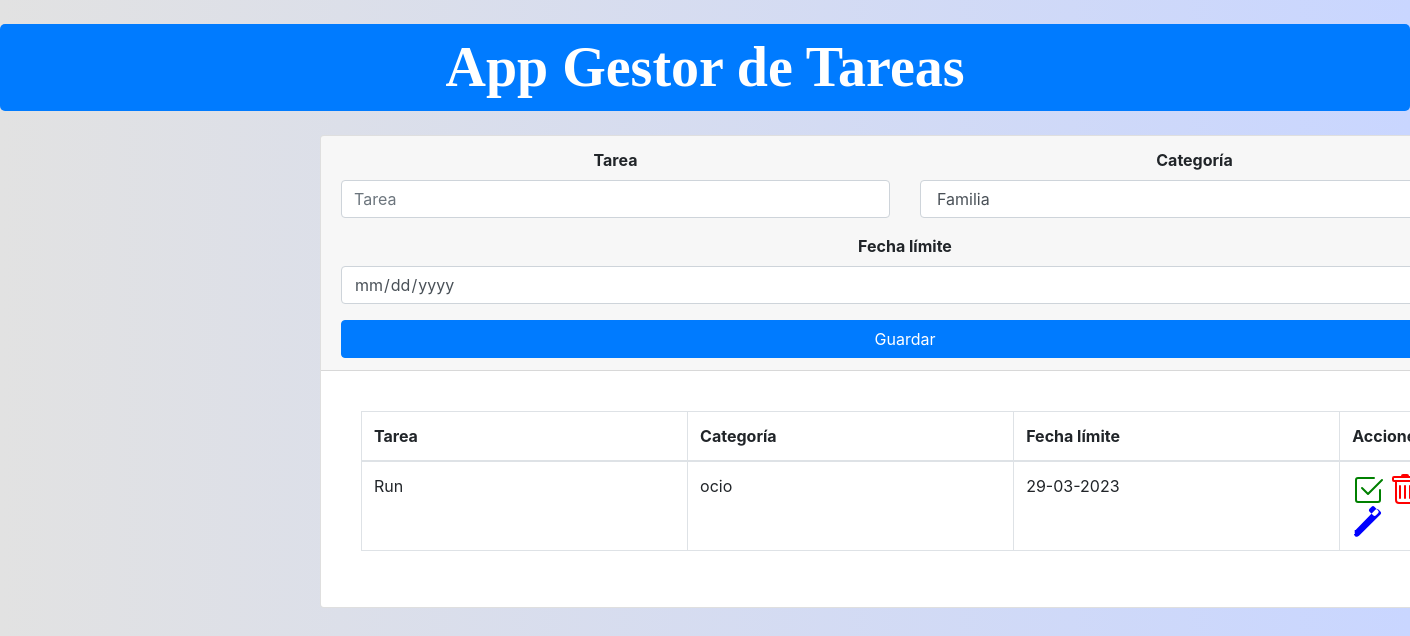
Before: / with the older database file.
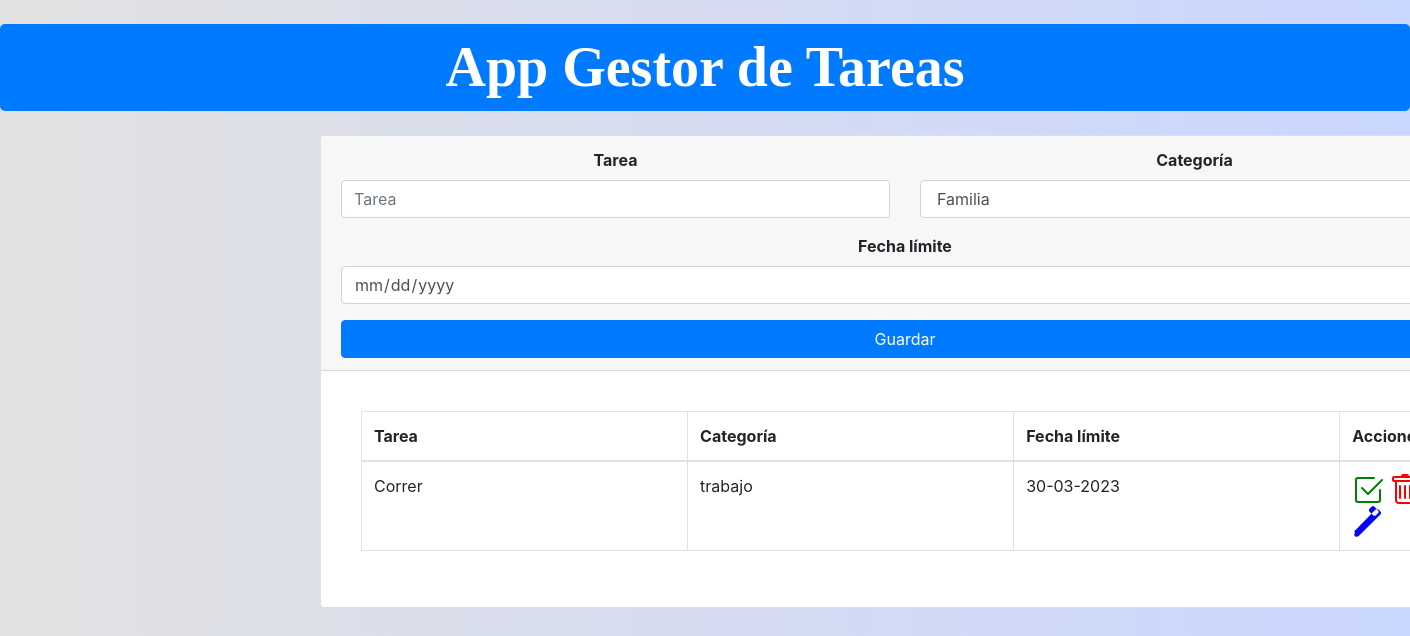
After: the same page with the newer database file.
### models.py (models this page shows)
class Tasks(db.Base):
    __tablename__ = "tasks"
    __table_args__ = {'sqlite_autoincrement': True}
    id_task = Column(Integer, primary_key=True)
    content = Column(String(200), nullable=False)
    done = Column(Boolean)
    category = Column(String(50), nullable=False)
    due_date = Column(Date, nullable=False)

### main.py (the view)
@app.route("/")
def home_web():
    every_tasks = db.session.query(Tasks).all()
    for i in every_tasks:
        print(i)
    return render_template("index.html", task_list=every_tasks)

### templates/index.html (shortened to what this page needs)
<!DOCTYPE html>
<html lang="en">
<head>
    <link rel="stylesheet" href="https://maxcdn.bootstrapcdn.com/bootstrap/4.5.2/css/bootstrap.min.css">
    <link rel="stylesheet" href="{{ url_for('static', filename='main.css')}}">
    <link rel="stylesheet" href="https://cdn.jsdelivr.net/npm/@fortawesome/fontawesome-free@6.1.2/css/fontawesome.min.css">
</head>
<body>
    <header>
        <main>
            <h1 class="display-4 text-center mt-4 titulo custom-style">App Gestor de Tareas</h1>
        <section>
            <div class="container my-4 mx-auto max-w-80">
                <div class="row justify-content-center">
                    <div class="col-md-12 offset-md-4 my-auto">
                        <div class="card">
                            <div class="card-header">
                                <form action="/create_task" method="post">
                                    <div class="row">
                                        <div class="col-md-6">
                                            <div class="form-group text-center">
                                                <label class="font-weight-bold" for="content_task">Tarea</label>
                                                <input type="text" name="content_task" id="content_task" placeholder="Tarea" class="form-control" autofocus>
                                            </div>
                                        </div>
                                        <div class="col-md-6">
                                            <div class="form-group text-center">
                                                <label class="font-weight-bold" for="category">Categoría</label>
                                                <select class="form-control" name="category" id="category">
                                                    <option value="familia">Familia</option>
                                                </select>
                                            </div>
                                        </div>
                                    </div>
                                    <div class="form-group text-center">
                                        <label class="font-weight-bold" for="due_date">Fecha límite</label>
                                        <input type="date" name="due_date" id="due_date" class="form-control">
                                    </div>
                                    <button type="submit" class="btn btn-primary btn-block">Guardar</button>
                                </form>
                            </div>
                            <div class="card-body">
                                <div class="card-body">
                                    <div class="table-responsive">
                                        <table class="table table-bordered">
                                            <thead>
                                                <tr>
                                                    <th scope="col" style="width: 30%;">Tarea</th>
                                                    <th scope="col" style="width: 30%;">Categoría</th>
                                                    <th scope="col" style="width: 30%;">Fecha límite</th>
                                                    <th scope="col" style="width: 30%;">Acciones</th>
                                                </tr>
                                            </thead>
                                            <tbody>
                                                {% for task in task_list %}
                                                <tr>
                                                    <td  style="width: 30%;">
                                                        <span class="{% if task.done==true %} task_done {% endif %}">
                                                        {{ task.content }}
                                                        </span>
                                                    </td>
                                                    <td style="width: 30%;">{{ task.category }}</td>
                                                    <td style="width: 30%;">{{ task.due_date.strftime("%d-%m-%Y") if task.due_date else "" }}</td>
                                                    <td style="width: 10%;">
                                                        <a href="/done-task/{{task.id_task}}" style="text-decoration:none">
                                                        </a>
                                                        <a href="/delete-task/{{task.id_task}}" style="text-decoration:none">
                                                        </a>
                                                        <a href="/edit-task/{{ task.id_task }}" style="text-decoration:none">
                                                        </a>
                                                    </td>
                                                </tr>
                                                {% endfor %}
                                            </tbody>
                                        </table>
                                    </div>
                                </div>
                            </div>
                        </div>
                    </div>
                </div>
            </div>
        </section>
    </main>
</body>
</html>

### static/main.css (style rules this page uses)
body { background: #C9D6FF; background: -webkit-linear-gradient(to right, #E2E2E2, #C9D6FF); background: linear-gradient(to right, #E2E2E2, #C9D6FF); }
.container { max-width: 1200px; margin: auto; }
.titulo { font-family: 'Permanent Marker', cursive; }
.custom-style { background-color: #007bff; color: white; font-weight: bold; text-align: center; padding: 10px; border-radius: 5px; }

Changed rows visible on the page:
removed Tasks: content "Run", category "ocio", due_date "29-03-2023"
added Tasks: content "Correr", category "trabajo", due_date "30-03-2023"
